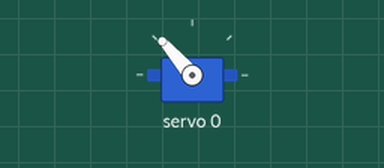
Recording of a sketch running on a simulated Arduino Uno, built with avr-gcc and run on an emulated ATmega328P. Shown: servo.

Above: at 0.05 s.
Timing chart, 0 to 3.0 s (numbered marks = the images above):
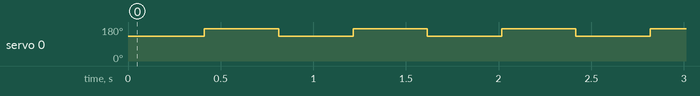

The sketch:

sketch_mar04a.ino
```cpp
#include <Wire.h>
#include <Adafruit_MS_PWMServoDriver.h>

Adafruit_MS_PWMServoDriver pwm = Adafruit_MS_PWMServoDriver(); // адрес по умолчанию 0x40

// Под твои сервы можно потом подстроить:
static const uint16_t SERVO_MIN = 60;  // ~0.6ms
static const uint16_t SERVO_MAX = 800;  // ~2.4ms

// angle: 0..180 -> ticks 0..4095 при 50 Hz
uint16_t angleToTicks(int angle) {
  angle = constrain(angle, 0, 180);
  return map(angle, 0, 180, SERVO_MIN, SERVO_MAX);
}

void setup() {
  Wire.begin();
  pwm.begin();
  pwm.setPWMFreq(50);     // частота серв
  delay(10);

  // стартовая позиция
  pwm.setPWM(0, 0, angleToTicks(90));   // канал 0 = Servo0
}

void loop() {
  // небольшой "луп" вокруг центра
  pwm.setPWM(0, 0, angleToTicks(80));
  delay(400);
  pwm.setPWM(0, 0, angleToTicks(100));
  delay(400);
}
```

Measured:
- by itself, servo 0: alternates 170° for 0.40 s and 131° for 0.40 s
